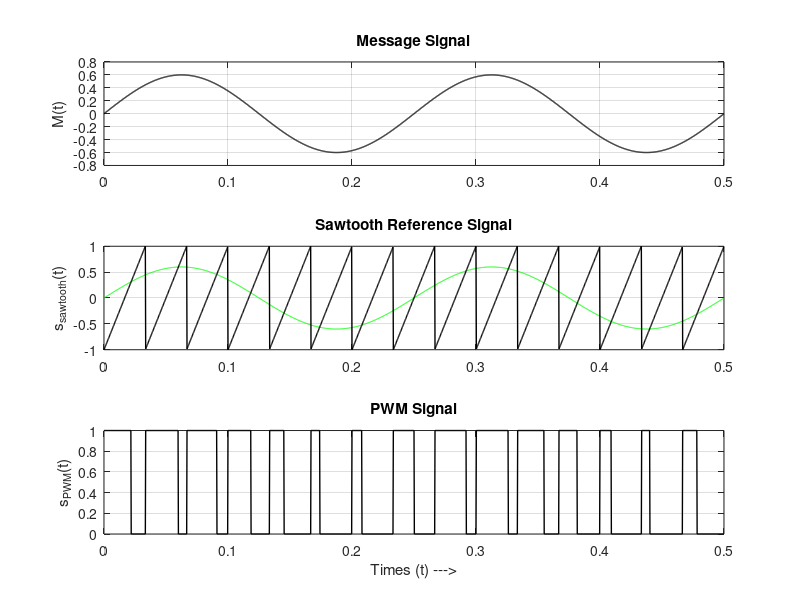

Write the MATLAB code that produced this figure.
clc; clear all; close all;
fs = 3600 ; % Matlab's sampling rate
t = 0:(1/fs):(0.5-1/fs); % Time Grid
% Define Message Signal
Am = 0.6; % Message Amplitude
fm = 4; % Message Frequency
M = @(t) Am*sin(2*pi*fm*t); % Sinusoidal Message, M(t)
Ac = 1; % Pulse amplitude
fp = 30 ; % Sampling rate per second/Pulse frequency
% Note that, (fs/fp) should be integer, it implies the time-points per sample
S = Ac*sawtooth(2*pi*fp*t); % Reference Sawtooth Signal
PWM = zeros(1, length(t)); % Define PWM Signal
% Generation of PWM Signal
for i=1:length(t)
if(M(t(i)) >=S(i))
PWM(i) = 1;
end
end
figure(1)
subplot(311);
plot(t, M(t), 'k', 'linewidth', 1);
grid on;
ylabel('M(t)');
title('Message Signal');
subplot(312);
plot(t, M(t), 'g'); hold on;
plot(t, S, 'k', 'linewidth', 1);
grid on;
ylabel('s_{sawtooth}(t)');
title('Sawtooth Reference Signal');
subplot(313);
plot(t, PWM, 'k', 'linewidth', 1);
ylabel('s_{PWM}(t)');
xlabel('Times (t) --->');
grid on;
title('PWM Signal');